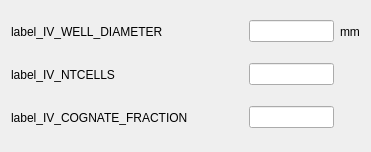
           <widget class="QWidget" name="layoutWidget">
            <property name="geometry">
             <rect>
              <x>550</x>
              <y>30</y>
              <width>371</width>
              <height>152</height>
             </rect>
            </property>
            <layout class="QGridLayout" name="gridLayout_6">
             <item row="0" column="0">
              <widget class="QMyLabel" name="label_IV_WELL_DIAMETER">
               <property name="text">
                <string>label_IV_WELL_DIAMETER</string>
               </property>
              </widget>
             </item>
             <item row="0" column="1">
              <spacer name="horizontalSpacer">
               <property name="orientation">
                <enum>Qt::Horizontal</enum>
               </property>
               <property name="sizeHint" stdset="0">
                <size>
                 <width>78</width>
                 <height>33</height>
                </size>
               </property>
              </spacer>
             </item>
             <item row="0" column="2">
              <widget class="QLineEdit" name="line_IV_WELL_DIAMETER"/>
             </item>
             <item row="0" column="3">
              <widget class="QLabel" name="units_IV_WELL_DIAMETER">
               <property name="text">
                <string>mm</string>
               </property>
              </widget>
             </item>
             <item row="1" column="0">
              <widget class="QMyLabel" name="label_IV_NTCELLS">
               <property name="text">
                <string>label_IV_NTCELLS</string>
               </property>
              </widget>
             </item>
             <item row="1" column="1">
              <spacer name="horizontalSpacer_2">
               <property name="orientation">
                <enum>Qt::Horizontal</enum>
               </property>
               <property name="sizeHint" stdset="0">
                <size>
                 <width>78</width>
                 <height>33</height>
                </size>
               </property>
              </spacer>
             </item>
             <item row="1" column="2">
              <widget class="QLineEdit" name="line_IV_NTCELLS"/>
             </item>
             <item row="2" column="0">
              <widget class="QMyLabel" name="label_IV_COGNATE_FRACTION">
               <property name="text">
                <string>label_IV_COGNATE_FRACTION</string>
               </property>
              </widget>
             </item>
             <item row="2" column="1">
              <spacer name="horizontalSpacer_6">
               <property name="orientation">
                <enum>Qt::Horizontal</enum>
               </property>
               <property name="sizeHint" stdset="0">
                <size>
                 <width>78</width>
                 <height>33</height>
                </size>
               </property>
              </spacer>
             </item>
             <item row="2" column="2">
              <widget class="QLineEdit" name="line_IV_COGNATE_FRACTION"/>
             </item>
            </layout>
           </widget>
